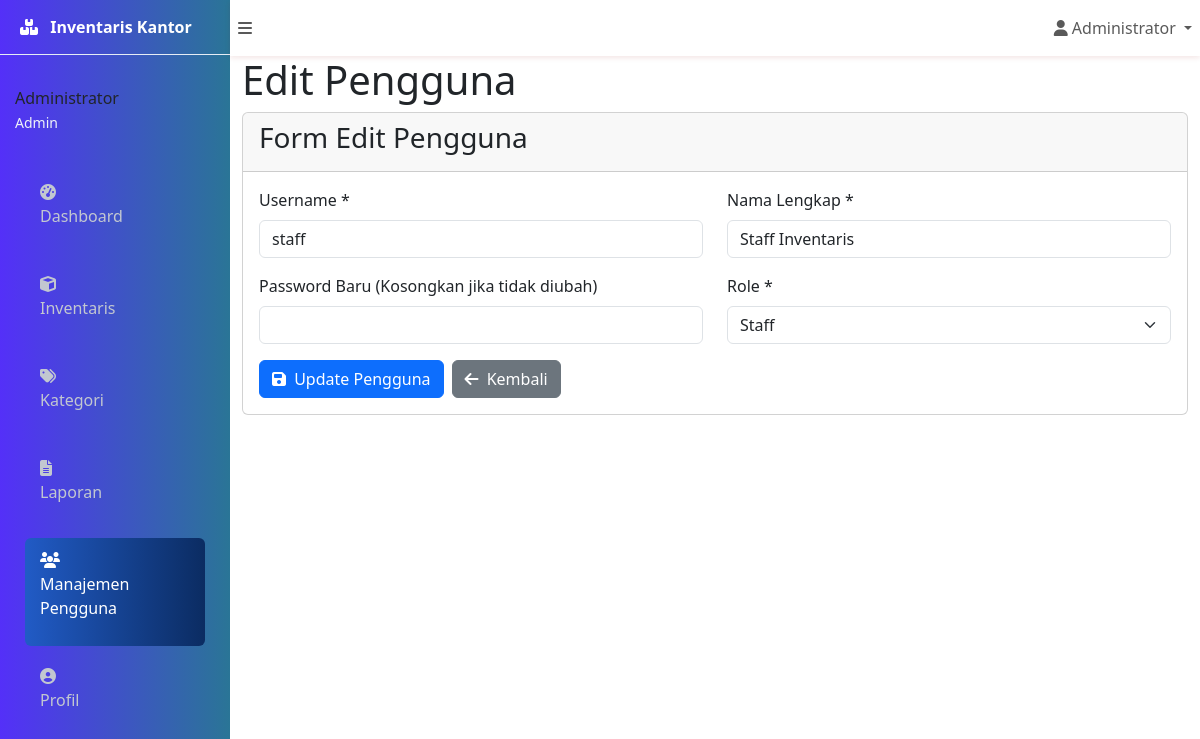
/pages/users/edit.php?id=2 (signed in), run on the app's committed database.
### tables this page shows
CREATE TABLE users (
    id INT AUTO_INCREMENT PRIMARY KEY,
    username VARCHAR(50) UNIQUE NOT NULL,
    password VARCHAR(255) NOT NULL,
    nama_lengkap VARCHAR(100) NOT NULL,
    role ENUM('admin', 'staff') DEFAULT 'staff',
    created_at TIMESTAMP DEFAULT CURRENT_TIMESTAMP
);

### pages/users/edit.php (the view, shortened to what this page needs)
<?php
$db = getDB();
$id = $_GET['id'] ?? 0;
$stmt = $db->prepare("SELECT * FROM users WHERE id = ?");
$stmt->execute([$id]);
$user = $stmt->fetch();
?>
<?php require_once '../../includes/header.php'; ?>
<?php require_once '../../includes/sidebar.php'; ?>
<div class="content-wrapper">
    <div class="content-header">
        <div class="container-fluid">
            <div class="row mb-2">
                <div class="col-sm-6">
                    <h1 class="m-0">Edit Pengguna</h1>
                </div>
            </div>
        </div>
    </div>
    <div class="content">
        <div class="container-fluid">
            <div class="card">
                <div class="card-header">
                    <h3 class="card-title">Form Edit Pengguna</h3>
                </div>
                <div class="card-body">
                    <form method="POST">
                        <div class="row">
                            <div class="col-md-6">
                                <div class="mb-3">
                                    <label class="form-label">Username *</label>
                                    <input type="text" name="username" class="form-control" value="<?= htmlspecialchars($user['username']) ?>" required>
                                </div>
                                <div class="mb-3">
                                    <label class="form-label">Password Baru (Kosongkan jika tidak diubah)</label>
                                    <input type="password" name="password" class="form-control" minlength="6">
                                </div>
                            </div>
                            <div class="col-md-6">
                                <div class="mb-3">
                                    <label class="form-label">Nama Lengkap *</label>
                                    <input type="text" name="nama_lengkap" class="form-control" value="<?= htmlspecialchars($user['nama_lengkap']) ?>" required>
                                </div>
                                <div class="mb-3">
                                    <label class="form-label">Role *</label>
                                    <select name="role" class="form-select" required>
                                        <option value="staff" <?= $user['role'] == 'staff' ? 'selected' : '' ?>>Staff</option>
                                    </select>
                                </div>
                            </div>
                        </div>
                        <div class="d-flex gap-2">
                            <button type="submit" class="btn btn-primary">
                                <i class="fas fa-save me-1"></i> Update Pengguna
                            </button>
                            <a href="index.php" class="btn btn-secondary">
                                <i class="fas fa-arrow-left me-1"></i> Kembali
                            </a>
                        </div>
                    </form>
                </div>
            </div>
        </div>
    </div>
</div>

### includes/header.php (style rules this page uses)
html, body { height: 100%; overflow-x: hidden; }
.content-wrapper { margin-left: 230px; padding-top: 56px; width: calc(100% - 230px); }

### data on the page
users: username "staff", nama_lengkap "Staff Inventaris", role "Staff"

### other printed values
$_SESSION['nama_lengkap'] "Administrator"
$role "Admin"
